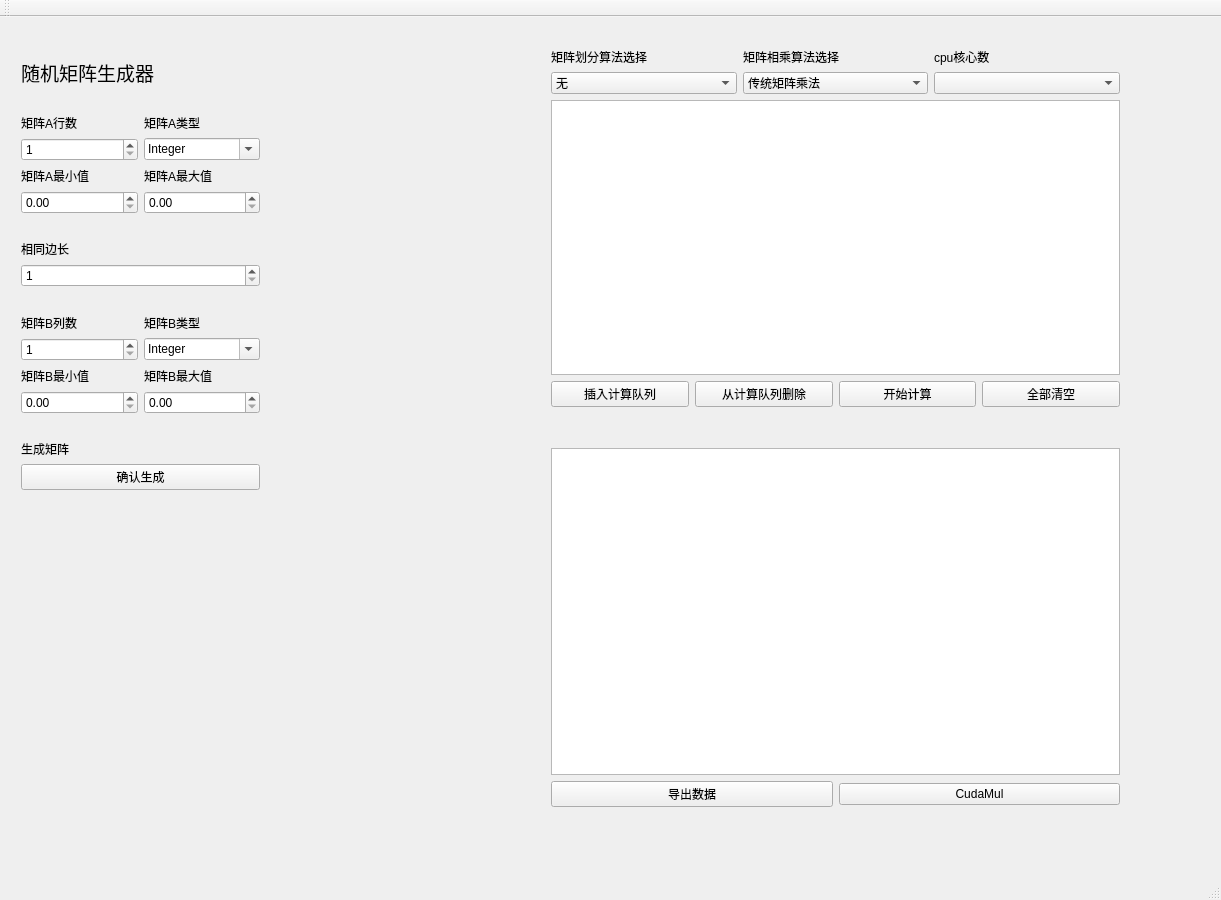
<?xml version="1.0" encoding="UTF-8"?>
<ui version="4.0">
 <class>QtMatrixOpenMPClass</class>
 <widget class="QMainWindow" name="QtMatrixOpenMPClass">
  <property name="geometry">
   <rect>
    <x>0</x>
    <y>0</y>
    <width>1221</width>
    <height>900</height>
   </rect>
  </property>
  <property name="windowTitle">
   <string>QtMatrixOpenMP</string>
  </property>
  <widget class="QWidget" name="centralWidget">
   <widget class="QWidget" name="gridLayoutWidget_2">
    <property name="geometry">
     <rect>
      <x>540</x>
      <y>20</y>
      <width>591</width>
      <height>381</height>
     </rect>
    </property>
    <layout class="QGridLayout" name="gridLayout_algochoose">
     <item row="2" column="1">
      <layout class="QHBoxLayout" name="horizontalLayout_tableviewcalqin">
       <item>
        <widget class="QTableView" name="tableView_calqueue"/>
       </item>
      </layout>
     </item>
     <item row="1" column="1">
      <layout class="QHBoxLayout" name="horizontalLayout_algochoose">
       <item>
        <widget class="QComboBox" name="comboBox_algoParallel">
         <item>
          <property name="text">
           <string>无</string>
          </property>
         </item>
         <item>
          <property name="text">
           <string>Stassen并行化算法</string>
          </property>
         </item>
         <item>
          <property name="text">
           <string>Cannon并行算法</string>
          </property>
         </item>
         <item>
          <property name="text">
           <string>DNS并行算法</string>
          </property>
         </item>
        </widget>
       </item>
       <item>
        <widget class="QComboBox" name="comboBox_algoNormal">
         <item>
          <property name="text">
           <string>传统矩阵乘法</string>
          </property>
         </item>
         <item>
          <property name="text">
           <string>传统并行矩阵乘法</string>
          </property>
         </item>
         <item>
          <property name="text">
           <string>Strassen算法</string>
          </property>
         </item>
        </widget>
       </item>
       <item>
        <widget class="QComboBox" name="comboBox_corenum"/>
       </item>
      </layout>
     </item>
     <item row="3" column="1">
      <layout class="QHBoxLayout" name="horizontalLayout_usetableview">
       <item>
        <widget class="QPushButton" name="pushButton_insertqueque">
         <property name="text">
          <string>插入计算队列</string>
         </property>
        </widget>
       </item>
       <item>
        <widget class="QPushButton" name="pushButton_deleteque">
         <property name="text">
          <string>从计算队列删除</string>
         </property>
        </widget>
       </item>
       <item>
        <widget class="QPushButton" name="pushButton_startcal">
         <property name="text">
          <string>开始计算</string>
         </property>
        </widget>
       </item>
       <item>
        <widget class="QPushButton" name="pushButton_clear">
         <property name="text">
          <string>全部清空</string>
         </property>
        </widget>
       </item>
      </layout>
     </item>
     <item row="0" column="1">
      <layout class="QHBoxLayout" name="horizontalLayout_name_algochoose">
       <item>
        <widget class="QLabel" name="label_name_algoformer">
         <property name="text">
          <string>矩阵划分算法选择</string>
         </property>
        </widget>
       </item>
       <item>
        <widget class="QLabel" name="label_name_algolatter">
         <property name="text">
          <string>矩阵相乘算法选择</string>
         </property>
        </widget>
       </item>
       <item>
        <widget class="QLabel" name="label_name_corenum">
         <property name="text">
          <string>cpu核心数</string>
         </property>
        </widget>
       </item>
      </layout>
     </item>
    </layout>
   </widget>
   <widget class="QWidget" name="gridLayoutWidget">
    <property name="geometry">
     <rect>
      <x>540</x>
      <y>420</y>
      <width>591</width>
      <height>381</height>
     </rect>
    </property>
    <layout class="QGridLayout" name="gridLayout_rescal">
     <item row="1" column="0">
      <layout class="QHBoxLayout" name="horizontalLayout_resbygraph">
       <item>
        <widget class="QPushButton" name="pushButton_coutdata">
         <property name="text">
          <string>导出数据</string>
         </property>
        </widget>
       </item>
       <item>
        <widget class="QPushButton" name="pushButton_showcudares">
         <property name="text">
          <string>CudaMul</string>
         </property>
        </widget>
       </item>
      </layout>
     </item>
     <item row="0" column="0">
      <widget class="QTableView" name="tableView_showres"/>
     </item>
    </layout>
   </widget>
   <widget class="QWidget" name="gridLayoutWidget_5">
    <property name="geometry">
     <rect>
      <x>10</x>
      <y>30</y>
      <width>261</width>
      <height>454</height>
     </rect>
    </property>
    <layout class="QGridLayout" name="gridLayout_randommaker">
     <item row="0" column="0">
      <widget class="QLabel" name="label_name_matrixmaker">
       <property name="sizePolicy">
        <sizepolicy hsizetype="Preferred" vsizetype="Maximum">
         <horstretch>0</horstretch>
         <verstretch>0</verstretch>
        </sizepolicy>
       </property>
       <property name="font">
        <font>
         <family>Agency FB</family>
         <pointsize>14</pointsize>
        </font>
       </property>
       <property name="text">
        <string>随机矩阵生成器</string>
       </property>
      </widget>
     </item>
     <item row="10" column="0">
      <layout class="QGridLayout" name="gridLayout_makematrix">
       <item row="0" column="0">
        <widget class="QLabel" name="label_name_makematrix">
         <property name="text">
          <string>生成矩阵</string>
         </property>
        </widget>
       </item>
       <item row="1" column="0">
        <widget class="QPushButton" name="pushButton_confirmmake">
         <property name="text">
          <string>确认生成</string>
         </property>
        </widget>
       </item>
      </layout>
     </item>
     <item row="9" column="0">
      <widget class="QLabel" name="label_blank4">
       <property name="text">
        <string/>
       </property>
      </widget>
     </item>
     <item row="3" column="0">
      <widget class="QLabel" name="label_blank2">
       <property name="text">
        <string/>
       </property>
      </widget>
     </item>
     <item row="7" column="0">
      <widget class="QLabel" name="label_blank3">
       <property name="text">
        <string/>
       </property>
      </widget>
     </item>
     <item row="1" column="0">
      <widget class="QLabel" name="label_blank1">
       <property name="text">
        <string/>
       </property>
      </widget>
     </item>
     <item row="8" column="0">
      <layout class="QGridLayout" name="gridLayout_matrixbmake">
       <item row="3" column="1">
        <widget class="QDoubleSpinBox" name="doubleSpinBox_Bmax"/>
       </item>
       <item row="1" column="1">
        <widget class="QComboBox" name="comboBox_Btype">
         <property name="editable">
          <bool>true</bool>
         </property>
         <item>
          <property name="text">
           <string>Integer</string>
          </property>
         </item>
         <item>
          <property name="text">
           <string>Float</string>
          </property>
         </item>
         <item>
          <property name="text">
           <string>Double</string>
          </property>
         </item>
         <item>
          <property name="text">
           <string>Long Long</string>
          </property>
         </item>
        </widget>
       </item>
       <item row="3" column="0">
        <widget class="QDoubleSpinBox" name="doubleSpinBox_Bmin"/>
       </item>
       <item row="0" column="0">
        <widget class="QLabel" name="label_name_Bcol">
         <property name="text">
          <string>矩阵B列数</string>
         </property>
        </widget>
       </item>
       <item row="1" column="0">
        <widget class="QSpinBox" name="spinBox_Bcol">
         <property name="sizePolicy">
          <sizepolicy hsizetype="Minimum" vsizetype="Fixed">
           <horstretch>0</horstretch>
           <verstretch>0</verstretch>
          </sizepolicy>
         </property>
         <property name="minimum">
          <number>1</number>
         </property>
         <property name="maximum">
          <number>10000</number>
         </property>
        </widget>
       </item>
       <item row="0" column="1">
        <widget class="QLabel" name="label_name_Btype">
         <property name="text">
          <string>矩阵B类型</string>
         </property>
        </widget>
       </item>
       <item row="2" column="1">
        <widget class="QLabel" name="label_name_Bmax">
         <property name="text">
          <string>矩阵B最大值</string>
         </property>
        </widget>
       </item>
       <item row="2" column="0">
        <widget class="QLabel" name="label_name_Bmin">
         <property name="text">
          <string>矩阵B最小值</string>
         </property>
        </widget>
       </item>
      </layout>
     </item>
     <item row="2" column="0">
      <layout class="QGridLayout" name="gridLayout_matrixamake">
       <item row="1" column="1">
        <widget class="QComboBox" name="comboBox_Atype">
         <property name="enabled">
          <bool>true</bool>
         </property>
         <property name="editable">
          <bool>true</bool>
         </property>
         <item>
          <property name="text">
           <string>Integer</string>
          </property>
         </item>
         <item>
          <property name="text">
           <string>Float</string>
          </property>
         </item>
         <item>
          <property name="text">
           <string>Double</string>
          </property>
         </item>
         <item>
          <property name="text">
           <string>Long Long</string>
          </property>
         </item>
        </widget>
       </item>
       <item row="0" column="1">
        <widget class="QLabel" name="label_name_Atype">
         <property name="text">
          <string>矩阵A类型</string>
         </property>
        </widget>
       </item>
       <item row="2" column="0">
        <widget class="QLabel" name="label_name_Amin">
         <property name="text">
          <string>矩阵A最小值</string>
         </property>
        </widget>
       </item>
       <item row="1" column="0">
        <widget class="QSpinBox" name="spinBox_Arow">
         <property name="minimum">
          <number>1</number>
         </property>
         <property name="maximum">
          <number>10000</number>
         </property>
        </widget>
       </item>
       <item row="0" column="0">
        <widget class="QLabel" name="label_name_ARow">
         <property name="text">
          <string>矩阵A行数</string>
         </property>
        </widget>
       </item>
       <item row="2" column="1">
        <widget class="QLabel" name="label_name_Amax">
         <property name="text">
          <string>矩阵A最大值</string>
         </property>
        </widget>
       </item>
       <item row="3" column="0">
        <widget class="QDoubleSpinBox" name="doubleSpinBox_Amin"/>
       </item>
       <item row="3" column="1">
        <widget class="QDoubleSpinBox" name="doubleSpinBox_Amax"/>
       </item>
      </layout>
     </item>
     <item row="4" column="0">
      <layout class="QGridLayout" name="gridLayout_setsameside">
       <item row="0" column="0">
        <widget class="QLabel" name="label_name_sameside">
         <property name="text">
          <string>相同边长</string>
         </property>
        </widget>
       </item>
       <item row="1" column="0">
        <widget class="QSpinBox" name="spinBox_sameside">
         <property name="minimum">
          <number>1</number>
         </property>
         <property name="maximum">
          <number>10000</number>
         </property>
        </widget>
       </item>
      </layout>
     </item>
    </layout>
   </widget>
   <widget class="QLabel" name="label_5">
    <property name="geometry">
     <rect>
      <x>480</x>
      <y>390</y>
      <width>259</width>
      <height>15</height>
     </rect>
    </property>
    <property name="text">
     <string/>
    </property>
   </widget>
   <widget class="QLabel" name="label_6">
    <property name="geometry">
     <rect>
      <x>480</x>
      <y>400</y>
      <width>259</width>
      <height>15</height>
     </rect>
    </property>
    <property name="text">
     <string/>
    </property>
   </widget>
  </widget>
  <widget class="QMenuBar" name="menuBar">
   <property name="geometry">
    <rect>
     <x>0</x>
     <y>0</y>
     <width>1221</width>
     <height>26</height>
    </rect>
   </property>
  </widget>
  <widget class="QToolBar" name="mainToolBar">
   <attribute name="toolBarArea">
    <enum>TopToolBarArea</enum>
   </attribute>
   <attribute name="toolBarBreak">
    <bool>false</bool>
   </attribute>
  </widget>
  <widget class="QStatusBar" name="statusBar"/>
 </widget>
 <layoutdefault spacing="6" margin="11"/>
 <resources>
  <include location="QtMatrixOpenMP.qrc"/>
 </resources>
 <connections/>
</ui>
